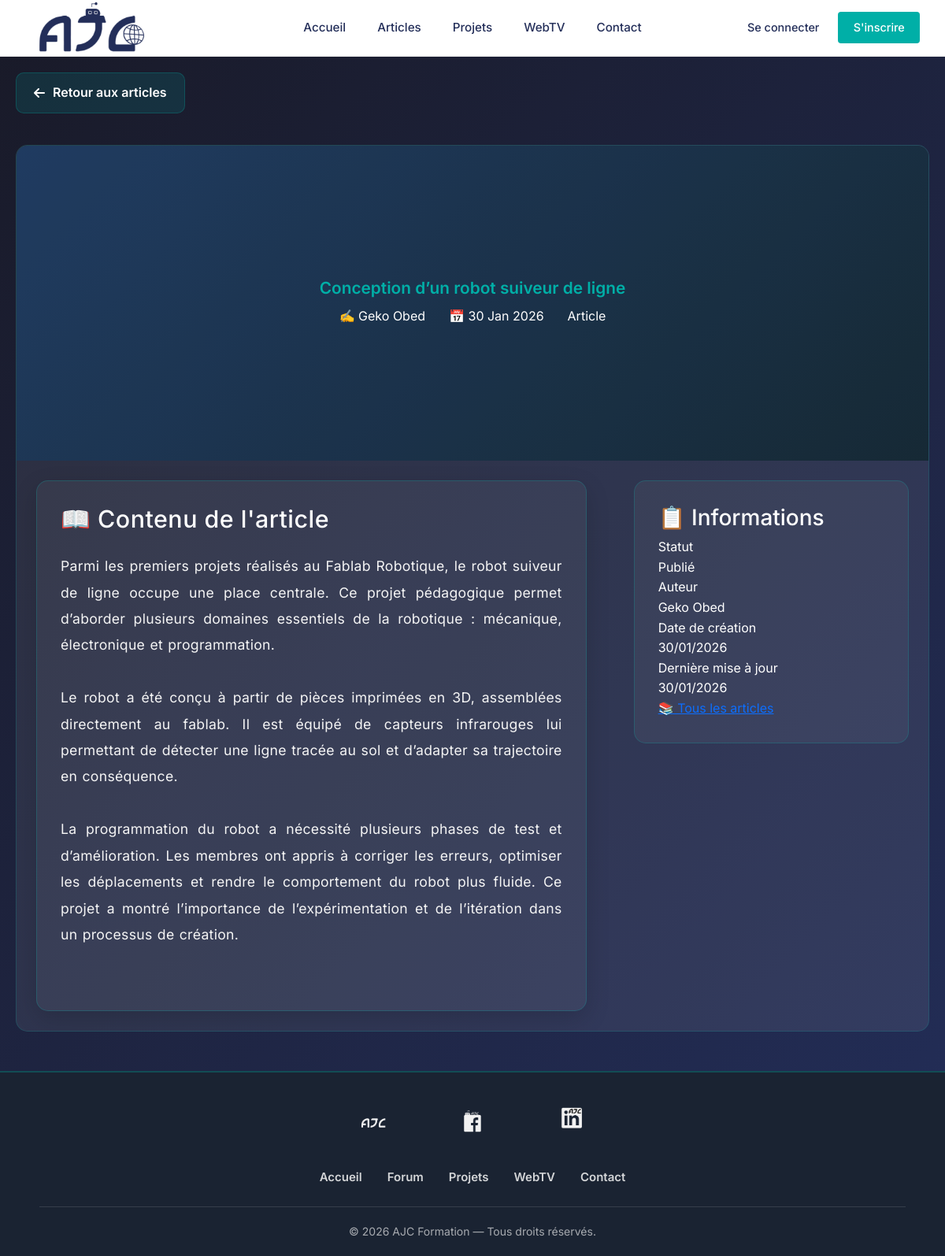
The page /public/index.php?page=article-detail&id=16 on the database its author committed.
### tables this page shows
CREATE TABLE IF NOT EXISTS `articles` (
  `id` int NOT NULL AUTO_INCREMENT,
  `titre` varchar(255) NOT NULL,
  `contenu` text NOT NULL,
  `auteur` varchar(100) NOT NULL,
  `image_url` text,
  `created_at` datetime DEFAULT CURRENT_TIMESTAMP,
  `updated_at` datetime DEFAULT NULL,
  PRIMARY KEY (`id`)
);

### app/vues/articles/article_detail.php (the view, shortened to what this page needs)
<?php
$host = 'localhost';
$dbname = 'fablab';
$user = 'root';
$pass = '';
try {
    $pdo = new PDO("mysql:host=$host;dbname=$dbname;charset=utf8", $user, $pass);
    $pdo->setAttribute(PDO::ATTR_ERRMODE, PDO::ERRMODE_EXCEPTION);
    $id = isset($_GET['id']) ? intval($_GET['id']) : 0;
    if ($id > 0) {
        $stmt = $pdo->prepare("SELECT * FROM articles WHERE id = ?");
        $stmt->execute([$id]);
        $article = $stmt->fetch(PDO::FETCH_ASSOC);
    } else {
        $error = "Article invalide.";
    }
} catch (PDOException $e) {
    $error = "Erreur de connexion : " . $e->getMessage();
}
include(__DIR__ . '/../parties/header.php');
?>
<!DOCTYPE html>
<html lang="fr">
<head>
  <link rel="stylesheet" href="<?= $GLOBALS['baseUrl'] ?>css/header.css">
  <link rel="stylesheet" href="../public/css/article.css">
</head>
<body>
<div class="container">
  <a href="?page=articles" class="back-btn">
    <i class="fas fa-arrow-left"></i> Retour aux articles
  </a>
  <?php if (isset($error)): ?>
      <div class="error-page">
        <div class="error-icon">⚠️</div>
        <h1 class="error-title">Erreur</h1>
        <p class="error-text"><?= htmlspecialchars($error) ?></p>
        <a href="?page=articles" class="back-btn">
          <i class="fas fa-arrow-left"></i> Retour aux articles
        </a>
      </div>
  <?php else: ?>
      <div class="project-detail">
        <div class="project-header">
          <div class="project-header-content">
            <h1 class="project-title"><?= htmlspecialchars($article['titre']) ?></h1>
            <div class="project-meta">
              <div class="meta-item">✍️ <?= htmlspecialchars($article['auteur']) ?></div>
              <div class="meta-item">📅 <?= date('d M Y', strtotime($article['created_at'])) ?></div>
              <div class="status-badge">Article</div>
            </div>
          </div>
        </div>
        <div class="project-content">
          <div class="content-grid">
            <div class="main-content">
              <div class="description-section">
                <h2>📖 Contenu de l'article</h2>
                <div class="description-text">
                  <?= nl2br(htmlspecialchars($article['contenu'])) ?>
                </div>
              </div>
            </div>
            <div class="sidebar">
              <h3>📋 Informations</h3>
              <div class="info-item">
                <div class="info-label">Statut</div>
                <div class="info-value"><span class="status-badge">Publié</span></div>
              </div>
              <div class="info-item">
                <div class="info-label">Auteur</div>
                <div class="info-value"><?= htmlspecialchars($article['auteur']) ?></div>
              </div>
              <div class="info-item">
                <div class="info-label">Date de création</div>
                <div class="info-value"><?= date('d/m/Y', strtotime($article['created_at'])) ?></div>
              </div>
              <?php if (!empty($article['updated_at']) && $article['updated_at'] != $article['created_at']): ?>
              <div class="info-item">
                <div class="info-label">Dernière mise à jour</div>
                <div class="info-value"><?= date('d/m/Y', strtotime($article['updated_at'])) ?></div>
              </div>
              <?php endif; ?>
              <div class="project-links">
                <a href="?page=articles" class="project-link github">📚 Tous les articles</a>
              </div>
            </div>
          </div>
        </div>
      </div>
  <?php endif; ?>
</div>
<?php include(__DIR__ . '/../parties/footer.php'); ?>
</body>
</html>

### public/css/header.css (style rules this page uses)
* { box-sizing: border-box; }

### public/css/article.css (style rules this page uses)
:root { --primary-color: #00afa7; --primary-color-light: rgba(0, 175, 167, 0.15); --primary-color-lighter: rgba(0, 175, 167, 0.1); --primary-color-border: rgba(0, 175, 167, 0.3); --background-gradient-start: #191a28; --background-gradient-end: #232e59; --text-color-light: #f5f5f5; --text-color-muted: rgba(245, 245, 245, 0.7); --scrollbar-track-bg: rgba(245, 245, 245, 0.1); --scrollbar-thumb-bg: var(--primary-color); --error-bg: rgba(255, 255, 255, 0.08); --error-border: rgba(0, 175, 167, 0.2); --feature-bg: rgba(255, 255, 255, 0.05); --feature-border: rgba(0, 175, 167, 0.2); }
* { margin: 0; padding: 0; box-sizing: border-box; }
body { font-family: "Inter", -apple-system, BlinkMacSystemFont, sans-serif; background: linear-gradient( 135deg, var(--background-gradient-start), var(--background-gradient-end) ); color: #fff; overflow-x: hidden; line-height: 1.6; min-height: 100vh; }
.container { max-width: 1400px; margin: 0 auto; padding: 20px; }
.project-content { flex-grow: 1; padding: 20px; display: flex; flex-direction: column; justify-content: space-between; }
.project-title { color: var(--primary-color); font-size: 1.3rem; font-weight: 600; margin-bottom: 10px; text-align: center; }
.project-detail { background: rgba(255, 255, 255, 0.08); border: 1px solid var(--feature-border); border-radius: 15px; overflow: hidden; margin-bottom: 30px; animation: fadeInUp 0.6s ease-out; transition: all 0.3s ease; }
.project-header { position: relative; height: 400px; background: linear-gradient( 135deg, var(--background-gradient-end), var(--background-gradient-start) ); display: flex; align-items: center; justify-content: center; color: white; text-align: center; overflow: hidden; }
.project-header::before { content: ""; position: absolute; inset: 0; background: var(--primary-color-lighter); opacity: 1; }
.project-header-content { position: relative; z-index: 2; padding: 40px; }
.project-meta { display: flex; gap: 30px; justify-content: center; flex-wrap: wrap; }
.description-text { line-height: 1.9; font-size: 1.1rem; color: var(--text-color-light); text-align: justify; letter-spacing: 0.3px; word-spacing: 1px; margin-bottom: 35px; }
.description-section { margin-bottom: 50px; }
.features-section h2, .description-section h2 { margin-bottom: 25px; font-size: 1.9rem; letter-spacing: 0.5px; }
.main-content { padding: 35px; border-radius: 15px; background: rgba(255, 255, 255, 0.04); box-shadow: 0 10px 30px rgba(0, 0, 0, 0.15); }
.project-content { flex: 1; display: flex; flex-direction: column; justify-content: space-between; padding: 25px; }
.back-btn { display: inline-flex; align-items: center; gap: 10px; background: var(--primary-color); color: white !important; border: none; border-radius: 25px; padding: 10px 20px; font-weight: 600; text-decoration: none; transition: all 0.3s ease; }
.back-btn { display: inline-flex; align-items: center; gap: 10px; padding: 12px 22px; background: rgba(0, 175, 167, 0.15); border: 1px solid rgba(0, 175, 167, 0.25); border-radius: 10px; color: #00afa7; text-decoration: none; font-weight: 600; transition: 0.3s ease; margin-bottom: 40px; }
.content-grid { display: grid; grid-template-columns: 2fr 1fr; gap: 60px; }
.main-content, .sidebar { background: rgba(255, 255, 255, 0.05); border: 1px solid rgba(0, 175, 167, 0.25); border-radius: 15px; padding: 30px; }
.sidebar { height: fit-content; }

### rows shown on the page
articles: titre "Conception d’un robot suiveur de ligne", auteur "Geko Obed", created_at "30 Jan 2026", contenu "Parmi les premiers projets réalisés au Fablab Robotique, le robot suiveur de ligne occupe une place centrale. Ce projet pédagogique permet d’aborder plusieurs domaines essentiels de la robotique : mécanique, électronique et programmation. Le robot a été conçu à partir de pièces imprimées en 3D, assemblées directement au fablab. Il est équipé de capteurs infrarouges lui permettant de détecter une ligne tracée au sol et d’adapter sa trajectoire en conséquence. La programmation du robot a nécessité plusieurs phases de test et d’amélioration. Les membres ont appris à corriger les erreurs, optimiser les déplacements et rendre le comportement du robot plus fluide. Ce projet a montré l’importance…", created_at "30/01/2026", updated_at "30/01/2026"
